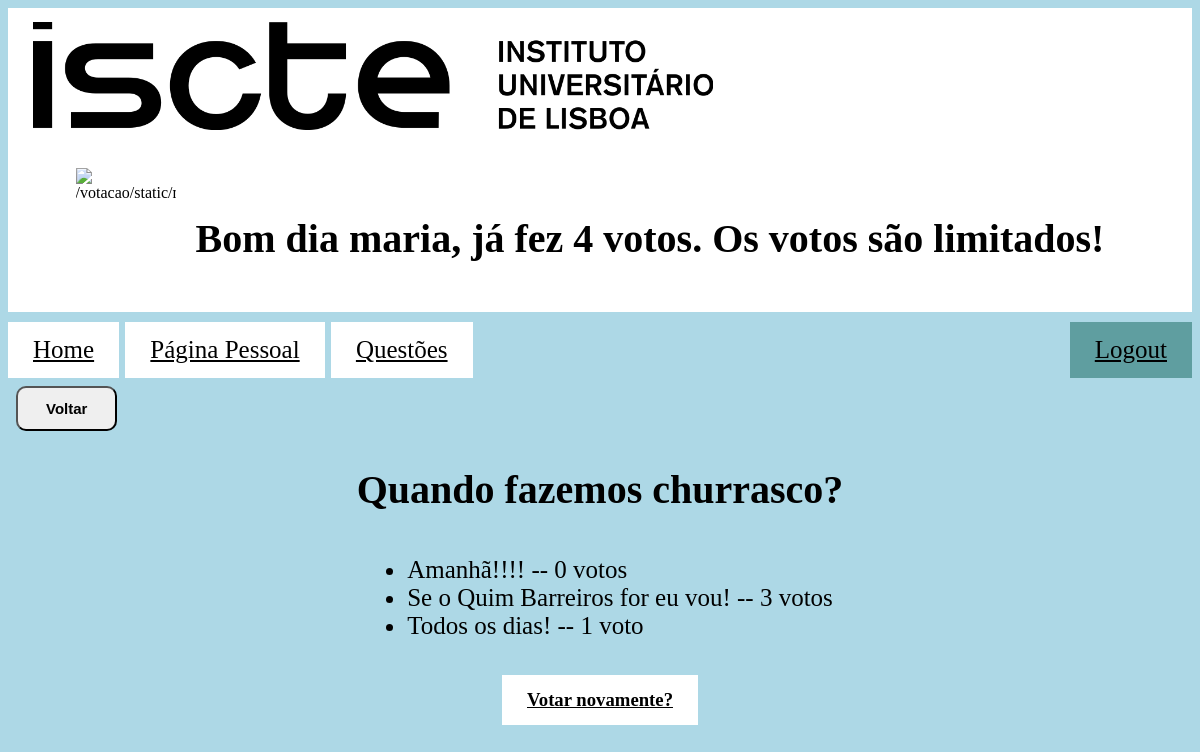
The app's page /votacao/3/resultados (signed in) with its own data.
### votacao/models.py (models this page shows, shortened)
class Questao(models.Model):
    questao_texto = models.CharField(max_length=200)
    pub_data = models.DateTimeField('data de publicacao')

class Opcao(models.Model):
    questao = models.ForeignKey(Questao, on_delete=models.CASCADE)
    opcao_texto = models.CharField(max_length=200)
    votos = models.IntegerField(default=0)

### votacao/views.py (the view)
# urls.py: path('<int:questao_id>/resultados', views.resultados, name='resultados'),
@login_required(login_url='/votacao/')
def resultados(request, questao_id):
    questao = get_object_or_404(Questao, pk=questao_id)
    aluno = Aluno.objects.get(user_id=request.user.id)
    resultado = aluno.grupo + 10 - aluno.votos
    context = {
        'aluno': aluno,
        "resultado": resultado,
        "questao": questao}
    return render(request, 'votacao/resultados.html', context)

### votacao/templates/votacao/resultados.html (shortened to what this page needs)
{% extends "votacao/index.html" %}
{% block navegacao %}
<a href="{% url 'votacao:index' %}">Home</a>
{% endblock %}
{% block conteudo %}
<div>
    <h1>{{ questao.questao_texto }}</h1>
    <ul>
        {% for opcao in questao.opcao_set.all %}
        <li>{{ opcao.opcao_texto }} -- {{ opcao.votos }} voto{{ opcao.votos|pluralize }}</li>
        {% endfor %}
    </ul>
    <h3><a href="{% url 'votacao:detalhe' questao.id %}">Votar novamente?</a></h3>
</div>
{% endblock %}

### votacao/templates/votacao/index.html (shortened to what this page needs)
<!DOCTYPE html>
<html lang="en">
<head>
    {% load static %}
    <link rel="stylesheet" type="text/css" href="{% static 'votacao/css/styles.css' %}">
</head>
<header>
    <a href="https://www.iscte-iul.pt/">{% load static %}
        <img class="logo" src="{% static 'votacao/images/iscte.gif' %}" alt="image not found"
             title="https://www.iscte-iul.pt/">
    </a>
    <div class="container">
        {% if user.is_authenticated %}
        <h1>Bom dia
            <span id="username" onclick="showProfilePic()">{{request.user.username}}</span>,
            {% if not request.user.is_superuser %}
            {% if resultado == 1 %}
            já fez {{resultado}} voto. Os votos são limitados!
            {% elif resultado == 0 %}
            ainda não fez nenhum voto. Os votos são limitados!
            {% else %}
            já fez {{resultado}} votos. Os votos são limitados!
            {% endif %}
            {% endif %}
        </h1>
        {% if not request.user.is_superuser %}
        {% with aluno.avatar|truncatewords:7 as data %}
        {% if data == "default" or request.path == "/votacao/" or request.path == "/votacao/registo/"%}
        {% load static %} <img src="{% static 'votacao/images/default_avatar.jpg' %}">
        {% else %}
        <img id="aluno.avatar" src="{{aluno.avatar}}" alt="{{aluno.avatar}}" height="100" width="100"
             style="visibility: visible;" ondblclick="hiddeProfilePic()">
        {% endif %}
        {% endwith %}
        {% endif %}
    </div>
    {% else %}
    <div>
        <h1>
            O utilizador não está logado
        </h1>
    </div>
    {% endif %}
</header>
<body>
<nav>
    <div>
        {% block navegacao %}
        {% endblock %}
        {% if request.path != "/votacao/" and request.path != "/votacao/registo/" %}
        <a href="{% url 'votacao:paginapessoal' %}"> Página Pessoal</a>
        <a href="{% url 'votacao:index' %}">Questões</a>
        <a style="float:right; background-color:cadetblue" href="{% url 'votacao:logout' %}"> Logout</a>
        {% endif %}
        {% if request.path != "/votacao/main/" and request.path != "/votacao/" %}
        <p>
            <input type=button value="Voltar" onClick="javascript:history.go(-1);">
        </p>
        {% endif %}
    </div>
</nav>
{% block conteudo %}{% endblock %}
</body>
</html>

### votacao/static/votacao/css/styles.css (style rules this page uses)
.logo { width: 60%; display: block; aspect-ratio: initial; align: center; margin-left: initial; }
header { background-color: white; display: block; }
body { background-color:lightblue; text-align:center; }
nav { font-size: 25px; text-align: left; background: lightblue; margin-top: 10px; }
h1 { font-size: 40px; }
p { display: table-row }
ul { display: inline-block; text-align: left; }
li { text-align: left; font-size: 25px; }
input, button, select { border-radius:10px; aligment:left; width: 100%; padding: 12px 20px; margin: 8px; box-sizing: border-box; font-weight: bold; font-size: 15px; display: inline-block; }
a:link, a:visited { background-color: white; color: black; padding: 14px 25px; text-align: center; display: inline-block; }
.container { margin-top: 20px; display: inline-block; }
.container h1 { padding: 20px 20px 20px 20px; float: right; }
.container img { float: left; }

### records on screen
Questao: questao_texto "Quando fazemos churrasco?"
Opcao: opcao_texto "Amanhã!!!!", votos "0"
Opcao: opcao_texto "Se o Quim Barreiros for eu vou!", votos "3"
Opcao: opcao_texto "Todos os dias!", votos "1"

### other values on screen
{{ request.user.username }} "maria"
{{ resultado }} "4"
